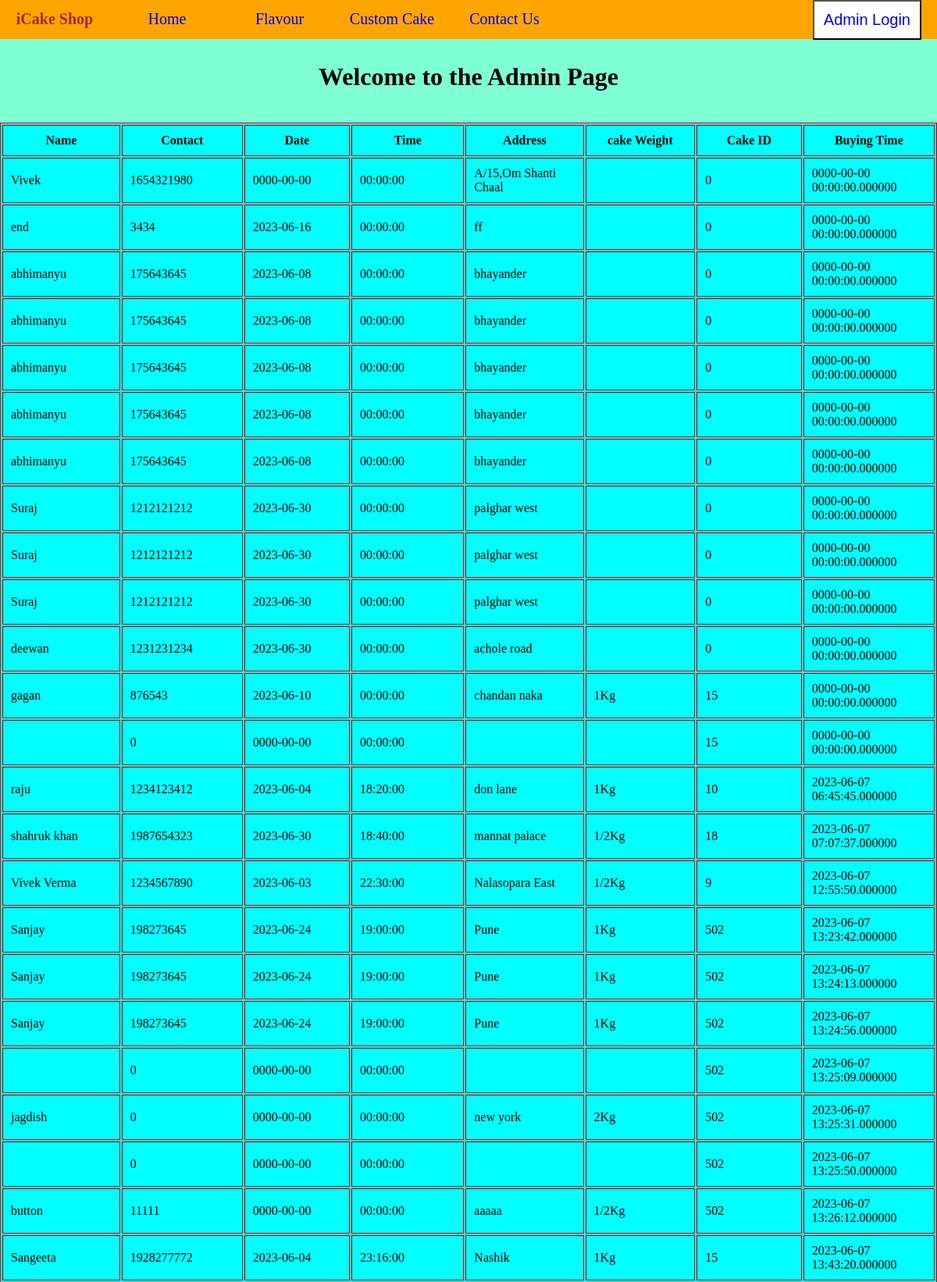
The app's page /admin.php (upper part) with its own data.
### tables this page shows
CREATE TABLE `order` (
  `srno` int(11) NOT NULL,
  `name` varchar(40) NOT NULL,
  `contact` int(255) NOT NULL,
  `delivery_date` date NOT NULL,
  `delivery_time` time NOT NULL,
  `address` text NOT NULL,
  `cake_weight` varchar(10) NOT NULL,
  `cake_id` int(3) NOT NULL,
  `buying_time` timestamp(6) NOT NULL DEFAULT current_timestamp(6)
);

### admin.php (the view, shortened to what this page needs)
<!DOCTYPE html>
<html lang="en">
<head>
</head>
<body>
    <?php include "nav.php";
    echo "<h1 class='t1 t2'> Welcome ". $_SESSION['username']." to the Admin Page</h1>";
    ?>
    <table border="1" class="tb">
        <tr>
            <th>Name</th>
            <th>Contact</th>
            <th>Date</th>
            <th>Time</th>
            <th>Address</th>
            <th>cake Weight</th>
            <th>Cake ID</th>
            <th>Buying Time</th>
        </tr>
    <?php
    $sql="SELECT * FROM `order`";
    $result=mysqli_query($connect,$sql);
    while($row=mysqli_fetch_assoc($result)){
    echo '
        <tr>
            <td>'.$row['name'].'</td>
            <td>'.$row['contact'].'</td>
            <td>'.$row['delivery_date'].'</td>
            <td>'.$row['delivery_time'].'</td>
            <td>'.$row['address'].'</td>
            <td>'.$row['cake_weight'].'</td>
            <td>'.$row['cake_id'].'</td>
            <td>'.$row['buying_time'].'</td>
        </tr>
    ';
    }
?>
</table>
</body>
</html>

### admin.php (style rules this page uses)
* { margin:0px; padding:0px; box-sizing:border-box; }
body { background-color:aquamarine; }
.tb th { padding: 10px; width: 200px; }
.tb td { padding: 10px; }
.tb { margin-top:190px; margin: auto auto; margin-bottom: 100px; background-color:aqua; border-color:red; }
.t1 { text-align:center; }
.t2 { margin-top:30px; margin-bottom:40px; }

### nav.php (style rules this page uses)
* { margin: 0; padding: 0; box-sizing: border-box; }
html { scroll-behavior:smooth; }

### records on screen
order: name "Vivek", contact "1654321980", delivery_date "0000-00-00", delivery_time "00:00:00", address "A/15,Om Shanti Chaal", cake "0", buying_time "0000-00-00 00:00:00.000000"
order: name "end", contact "3434", delivery_date "2023-06-16", delivery_time "00:00:00", address "ff", cake "0", buying_time "0000-00-00 00:00:00.000000"
order: name "abhimanyu", contact "175643645", delivery_date "2023-06-08", delivery_time "00:00:00", address "bhayander", cake "0", buying_time "0000-00-00 00:00:00.000000"
order: name "abhimanyu", contact "175643645", delivery_date "2023-06-08", delivery_time "00:00:00", address "bhayander", cake "0", buying_time "0000-00-00 00:00:00.000000"
order: name "abhimanyu", contact "175643645", delivery_date "2023-06-08", delivery_time "00:00:00", address "bhayander", cake "0", buying_time "0000-00-00 00:00:00.000000"
order: name "abhimanyu", contact "175643645", delivery_date "2023-06-08", delivery_time "00:00:00", address "bhayander", cake "0", buying_time "0000-00-00 00:00:00.000000"
order: name "abhimanyu", contact "175643645", delivery_date "2023-06-08", delivery_time "00:00:00", address "bhayander", cake "0", buying_time "0000-00-00 00:00:00.000000"
order: name "Suraj", contact "1212121212", delivery_date "2023-06-30", delivery_time "00:00:00", address "palghar west", cake "0", buying_time "0000-00-00 00:00:00.000000"
order: name "Suraj", contact "1212121212", delivery_date "2023-06-30", delivery_time "00:00:00", address "palghar west", cake "0", buying_time "0000-00-00 00:00:00.000000"
order: name "Suraj", contact "1212121212", delivery_date "2023-06-30", delivery_time "00:00:00", address "palghar west", cake "0", buying_time "0000-00-00 00:00:00.000000"
order: name "deewan", contact "1231231234", delivery_date "2023-06-30", delivery_time "00:00:00", address "achole road", cake "0", buying_time "0000-00-00 00:00:00.000000"
order: name "gagan", contact "876543", delivery_date "2023-06-10", delivery_time "00:00:00", address "chandan naka", cake_weight "1Kg", cake "15", buying_time "0000-00-00 00:00:00.000000"
order: contact "0", delivery_date "0000-00-00", delivery_time "00:00:00", cake "15", buying_time "0000-00-00 00:00:00.000000"
order: name "raju", contact "1234123412", delivery_date "2023-06-04", delivery_time "18:20:00", address "don lane", cake_weight "1Kg", cake "10", buying_time "2023-06-07 06:45:45.000000"
order: name "shahruk khan", contact "1987654323", delivery_date "2023-06-30", delivery_time "18:40:00", address "mannat palace", cake_weight "1/2Kg", cake "18", buying_time "2023-06-07 07:07:37.000000"
order: name "Vivek Verma", contact "1234567890", delivery_date "2023-06-03", delivery_time "22:30:00", address "Nalasopara East", cake_weight "1/2Kg", cake "9", buying_time "2023-06-07 12:55:50.000000"
order: name "Sanjay", contact "198273645", delivery_date "2023-06-24", delivery_time "19:00:00", address "Pune", cake_weight "1Kg", cake "502", buying_time "2023-06-07 13:23:42.000000"
order: name "Sanjay", contact "198273645", delivery_date "2023-06-24", delivery_time "19:00:00", address "Pune", cake_weight "1Kg", cake "502", buying_time "2023-06-07 13:24:13.000000"
order: name "Sanjay", contact "198273645", delivery_date "2023-06-24", delivery_time "19:00:00", address "Pune", cake_weight "1Kg", cake "502", buying_time "2023-06-07 13:24:56.000000"
order: contact "0", delivery_date "0000-00-00", delivery_time "00:00:00", cake "502", buying_time "2023-06-07 13:25:09.000000"
order: name "jagdish", contact "0", delivery_date "0000-00-00", delivery_time "00:00:00", address "new york", cake_weight "2Kg", cake "502", buying_time "2023-06-07 13:25:31.000000"
order: contact "0", delivery_date "0000-00-00", delivery_time "00:00:00", cake "502", buying_time "2023-06-07 13:25:50.000000"
order: name "button", contact "11111", delivery_date "0000-00-00", delivery_time "00:00:00", address "aaaaa", cake_weight "1/2Kg", cake "502", buying_time "2023-06-07 13:26:12.000000"
order: name "Sangeeta", contact "1928277772", delivery_date "2023-06-04", delivery_time "23:16:00", address "Nashik", cake_weight "1Kg", cake "15", buying_time "2023-06-07 13:43:20.000000"
